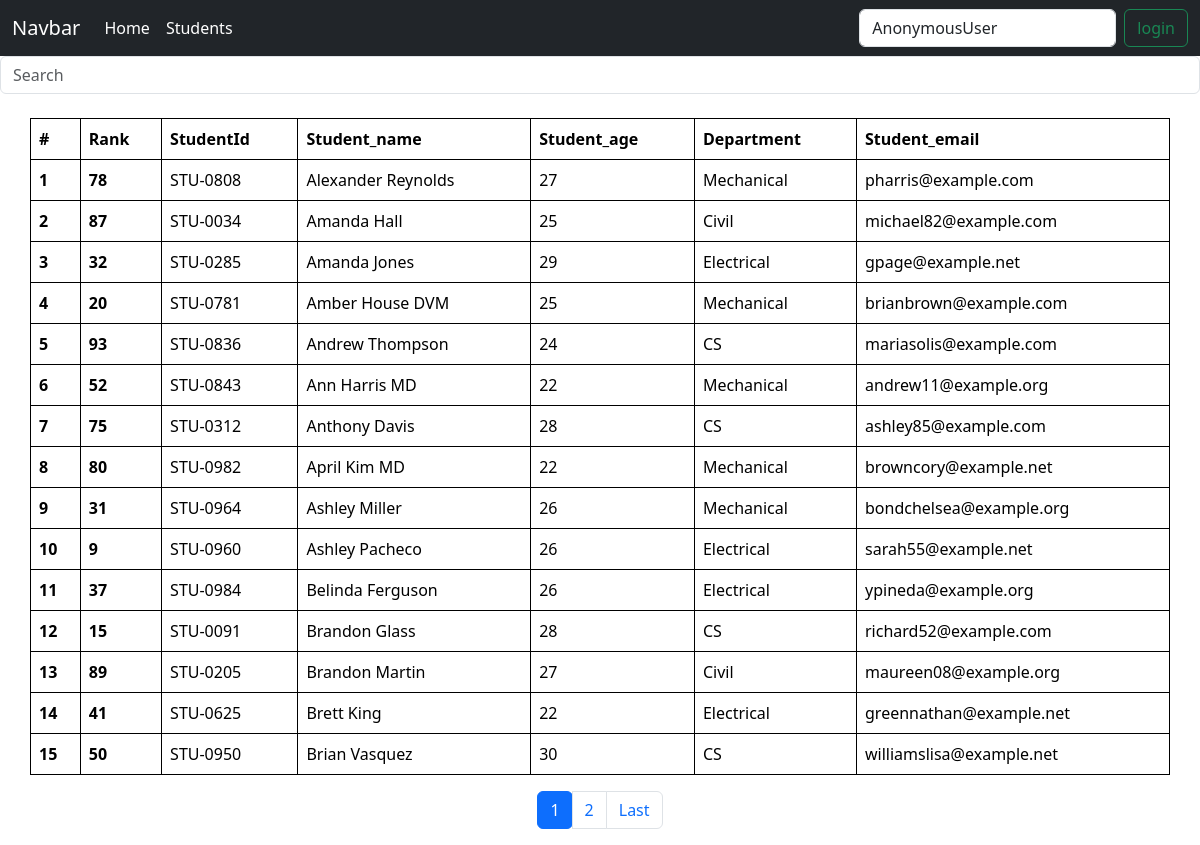
The page /student/ on the database its author committed.
### card/models.py (models this page shows, shortened)
class Student(models.Model):
    department = models.ForeignKey(Department, related_name="depart", on_delete=models.CASCADE)
    student_id = models.OneToOneField(StudentID, unique=True, related_name="studentId", on_delete=models.CASCADE)
    student_name = models.CharField(max_length=100)
    student_email = models.EmailField(unique=True)
    student_age = models.IntegerField(default=18)
    student_address = models.TextField()
    class Meta:
        ordering = ['student_name']
        verbose_name = "student"

class StudentID(models.Model):
    student_id = models.CharField(max_length=100)
    def __str__(self):
        return self.student_id

class Department(models.Model):
    department = models.CharField(max_length=100)
    def __str__(self):
        return self.department
    class Meta:
        ordering = ['department']

### card/views.py (the view, shortened to what this page needs)
# urls.py: path("student/", student_page, name="student_page"),
def student_page(request):
    queryset = Student.objects.all()
    search = request.GET.get('search', None)
    pagination_size = 15
    paginator = Paginator(queryset,pagination_size)
    page_number = request.GET.get('page', 1)
    page_obj = paginator.get_page(page_number)
    student_ranking = [(s,get_ranking(s.student_id.student_id)) for s in page_obj.object_list]
    context= {"page_obj": page_obj, "current_page":page_number,"ranklist": student_ranking, "page": "Student" }
    return render(request, "student.html", context= context)

### card/views.py (called while the page is built)
def get_ranking(student_id):
    ranks = Student.objects.annotate(marks=Sum('studentmarks__marks')).order_by('-marks', 'student_age')
    student_rank = -1
    for i, rank in enumerate(ranks):
        if student_id == rank.student_id.student_id:
            student_rank = i+1
            break
    return student_rank

### card/templates/student.html (shortened to what this page needs)
{% extends "base.html" %} {% block start %}
<table class="table container-sm mt-4">
    <form action="">
        <input class="form-control" type="search" name="search" placeholder="Search" aria-label="Search">
    </form>
    <thead>
        <tr>
            <th scope="col">#</th>
            <th scope="col">Rank</th>
            <th scope="col">StudentId</th>
            <th scope="col">Student_name</th>
            <th scope="col">Student_age</th>
            <th scope="col">Department</th>
            <th scope="col">Student_email</th>
        </tr>
    </thead>
    <tbody>
        {%for student,rank in ranklist %}
        <tr>
            <th scope="row">{{forloop.counter}}</th>
            <th scope="row">   {{rank}}</th>
            <td> <a class="page-link" href="{% url 'report_page' student.student_id %}" tabindex="-1">{{student.student_id}}</a></td>
            <td>{{student.student_name}}</td>
            <td>{{student.student_age}}</td>
            <td>{{student.department}}</td>
            <td>{{student.student_email}}</td>
        </tr>
        {% endfor %}
    </tbody>
</table>
<nav aria-label="Page navigation example">
    <ul class="pagination justify-content-center">
        <li class="page-item">
            <a class=" btn btn-primary" href="#">{{current_page}}</a>
        </li>
        {% if page_obj.has_next %}
        <li class="page-item"><a class="page-link" href="?page={{page_obj.next_page_number}}">{{page_obj.next_page_number}}</a></li>
        <li class="page-item">
            <a class="page-link" href="?page={{ page_obj.paginator.num_pages }}"> Last</a>
        </li>
        {% endif %}
    </ul>
</nav>
</div> {% endblock %}

### home/templates/base.html (style rules this page uses)
table, th, td { border: 1px solid black; }

### rows shown on the page
Student: rank "78", student_id "STU-0808", student_name "Alexander Reynolds", student_age "27", department "Mechanical", student_email "pharris@example.com"
Student: rank "87", student_id "STU-0034", student_name "Amanda Hall", student_age "25", department "Civil", student_email "michael82@example.com"
Student: rank "32", student_id "STU-0285", student_name "Amanda Jones", student_age "29", department "Electrical", student_email "gpage@example.net"
Student: rank "20", student_id "STU-0781", student_name "Amber House DVM", student_age "25", department "Mechanical", student_email "brianbrown@example.com"
Student: rank "93", student_id "STU-0836", student_name "Andrew Thompson", student_age "24", department "CS", student_email "mariasolis@example.com"
Student: rank "52", student_id "STU-0843", student_name "Ann Harris MD", student_age "22", department "Mechanical", student_email "andrew11@example.org"
Student: rank "75", student_id "STU-0312", student_name "Anthony Davis", student_age "28", department "CS", student_email "ashley85@example.com"
Student: rank "80", student_id "STU-0982", student_name "April Kim MD", student_age "22", department "Mechanical", student_email "browncory@example.net"
Student: rank "31", student_id "STU-0964", student_name "Ashley Miller", student_age "26", department "Mechanical", student_email "bondchelsea@example.org"
Student: rank "9", student_id "STU-0960", student_name "Ashley Pacheco", student_age "26", department "Electrical", student_email "sarah55@example.net"
Student: rank "37", student_id "STU-0984", student_name "Belinda Ferguson", student_age "26", department "Electrical", student_email "ypineda@example.org"
Student: rank "15", student_id "STU-0091", student_name "Brandon Glass", student_age "28", department "CS", student_email "richard52@example.com"
Student: rank "89", student_id "STU-0205", student_name "Brandon Martin", student_age "27", department "Civil", student_email "maureen08@example.org"
Student: rank "41", student_id "STU-0625", student_name "Brett King", student_age "22", department "Electrical", student_email "greennathan@example.net"
Student: rank "50", student_id "STU-0950", student_name "Brian Vasquez", student_age "30", department "CS", student_email "williamslisa@example.net"

### other values the page prints
{{ current_page }} "1"
{{ page_obj.next_page_number }} "2"
